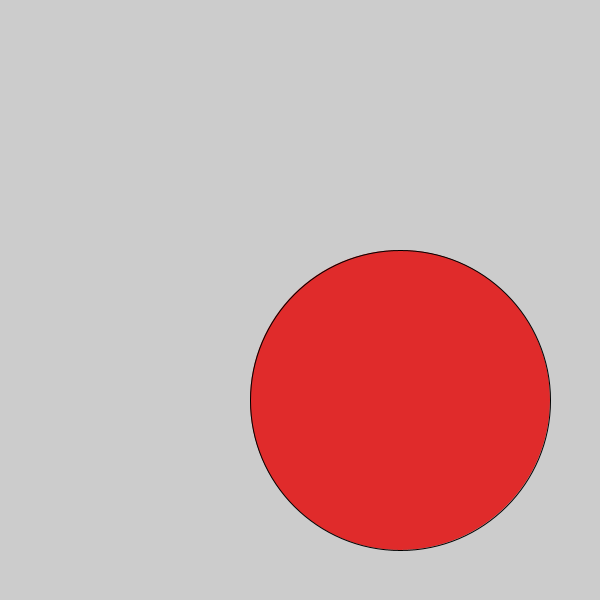
Frame 1 (no input)
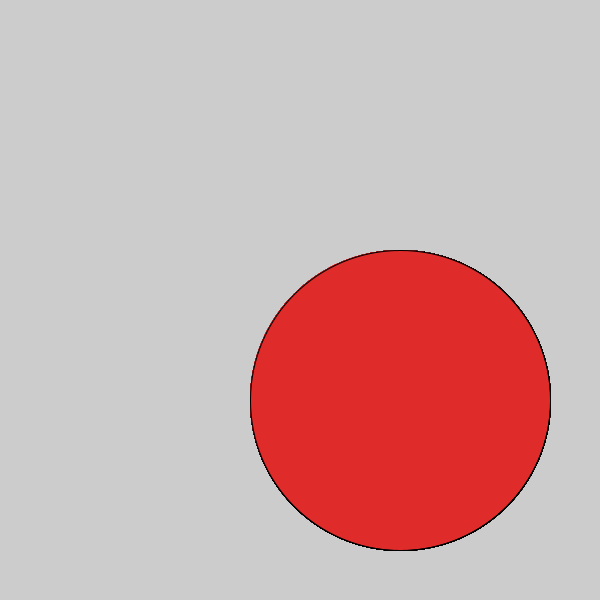
Frame 60 (the mouse pressed at the canvas centre just before this capture)
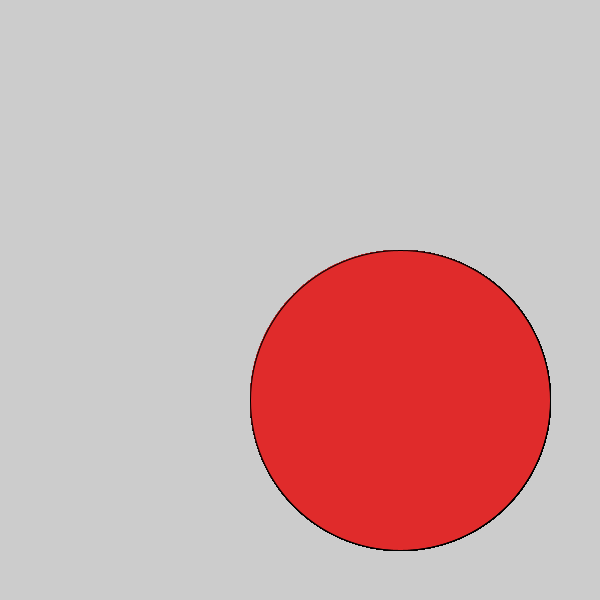
Frame 120 (the mouse held since frame 60 and released just before this capture)

The Processing sketch that drew these frames (run headless with seeded random() and noise(); from frame 60 on, the mouse is pressed at the canvas centre):

// Processing sketch: Logical_Dot
// ── Logical_Dot.pde


void setup() {
size(600,600);  
}

void draw() {
  fill(#E02B2B);
 ellipse(400,400,300,300); 

if (mousePressed) {
        // #8EC414
} else {
        // #2170EA
}}
